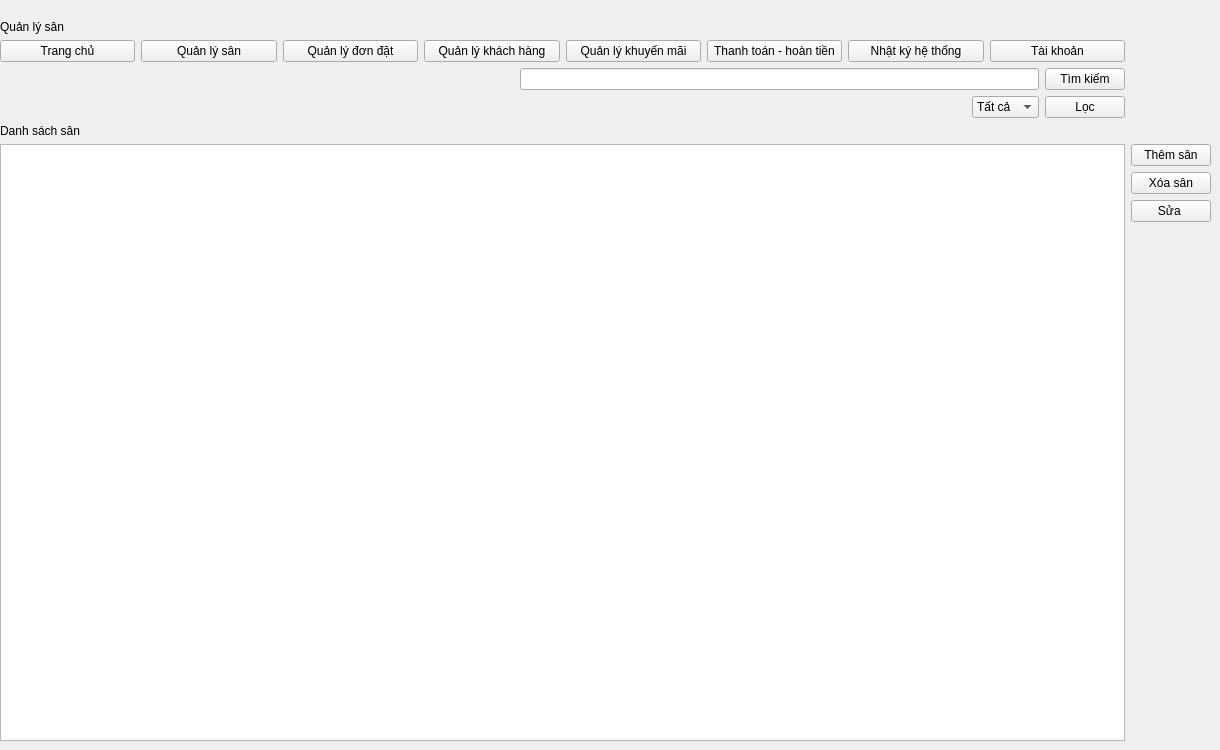
    <widget class="QWidget" name="Qlisan">
     <widget class="QWidget" name="gridLayoutWidget_2">
      <property name="geometry">
       <rect>
        <x>0</x>
        <y>20</y>
        <width>1211</width>
        <height>721</height>
       </rect>
      </property>
      <layout class="QGridLayout" name="gridLayout_2">
       <item row="7" column="0">
        <widget class="QTableWidget" name="tableWidget"/>
       </item>
       <item row="0" column="0">
        <widget class="QLabel" name="label_2">
         <property name="text">
          <string>Quản lý sân</string>
         </property>
        </widget>
       </item>
       <item row="7" column="1">
        <layout class="QVBoxLayout" name="verticalLayout_2">
         <item>
          <widget class="QPushButton" name="pushButton_thems">
           <property name="text">
            <string>Thêm sân</string>
           </property>
          </widget>
         </item>
         <item>
          <widget class="QPushButton" name="pushButton_xoa">
           <property name="text">
            <string>Xóa sân</string>
           </property>
          </widget>
         </item>
         <item>
          <widget class="QPushButton" name="pushButton_sua">
           <property name="text">
            <string>Sửa </string>
           </property>
          </widget>
         </item>
         <item>
          <spacer name="verticalSpacer">
           <property name="orientation">
            <enum>Qt::Vertical</enum>
           </property>
           <property name="sizeHint" stdset="0">
            <size>
             <width>20</width>
             <height>40</height>
            </size>
           </property>
          </spacer>
         </item>
        </layout>
       </item>
       <item row="5" column="0">
        <layout class="QHBoxLayout" name="horizontalLayout_5">
         <item>
          <spacer name="horizontalSpacer">
           <property name="orientation">
            <enum>Qt::Horizontal</enum>
           </property>
           <property name="sizeHint" stdset="0">
            <size>
             <width>40</width>
             <height>20</height>
            </size>
           </property>
          </spacer>
         </item>
         <item>
          <widget class="QComboBox" name="comboBox_trangthai">
           <item>
            <property name="text">
             <string>Tất cả</string>
            </property>
           </item>
           <item>
            <property name="text">
             <string>Trống</string>
            </property>
           </item>
           <item>
            <property name="text">
             <string>Đã đặt</string>
            </property>
           </item>
           <item>
            <property name="text">
             <string>Bảo trì</string>
            </property>
           </item>
          </widget>
         </item>
         <item>
          <widget class="QPushButton" name="pushButton_loc">
           <property name="text">
            <string>Lọc</string>
           </property>
          </widget>
         </item>
        </layout>
       </item>
       <item row="4" column="0">
        <layout class="QHBoxLayout" name="horizontalLayout_3">
         <item>
          <spacer name="horizontalSpacer_2">
           <property name="orientation">
            <enum>Qt::Horizontal</enum>
           </property>
           <property name="sizeHint" stdset="0">
            <size>
             <width>40</width>
             <height>20</height>
            </size>
           </property>
          </spacer>
         </item>
         <item>
          <widget class="QLineEdit" name="lineEdit_timkiem"/>
         </item>
         <item>
          <widget class="QPushButton" name="pushButton_kiem">
           <property name="text">
            <string>Tìm kiếm</string>
           </property>
          </widget>
         </item>
        </layout>
       </item>
       <item row="3" column="0">
        <layout class="QHBoxLayout" name="horizontalLayout_4">
         <item>
          <widget class="QPushButton" name="pushButton_trangchu_2">
           <property name="text">
            <string>Trang chủ</string>
           </property>
          </widget>
         </item>
         <item>
          <widget class="QPushButton" name="pushButton_quanlysan_2">
           <property name="text">
            <string>Quản lý sân</string>
           </property>
          </widget>
         </item>
         <item>
          <widget class="QPushButton" name="pushButton_qldon_2">
           <property name="text">
            <string>Quản lý đơn đặt</string>
           </property>
          </widget>
         </item>
         <item>
          <widget class="QPushButton" name="pushButton_qlkhachhang_2">
           <property name="text">
            <string>Quản lý khách hàng</string>
           </property>
          </widget>
         </item>
         <item>
          <widget class="QPushButton" name="pushButton_qlkhmai_2">
           <property name="text">
            <string>Quản lý khuyến mãi</string>
           </property>
          </widget>
         </item>
         <item>
          <widget class="QPushButton" name="pushButton_ttht_2">
           <property name="text">
            <string>Thanh toán - hoàn tiền</string>
           </property>
          </widget>
         </item>
         <item>
          <widget class="QPushButton" name="pushButton_adminlog_2">
           <property name="text">
            <string>Nhật ký hệ thống</string>
           </property>
          </widget>
         </item>
         <item>
          <widget class="QPushButton" name="pushButton_taikhoan_2">
           <property name="text">
            <string>Tài khoản</string>
           </property>
          </widget>
         </item>
        </layout>
       </item>
       <item row="6" column="0">
        <widget class="QLabel" name="label_19">
         <property name="text">
          <string>Danh sách sân</string>
         </property>
        </widget>
       </item>
      </layout>
     </widget>
    </widget>
